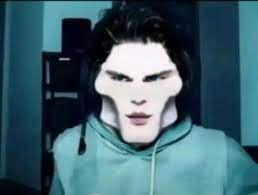
#> input picture Lab1/mogger.jpg, 258 x 195 px, found by its file name
$ python Zadanie3.6.py
#> lines starting #> are read from the running program, lines starting #| are printed output that depends on the picture
import cv2

FILENAME = 'Lab1/mogger.jpg'
WINDOW_WIDTH, WINDOW_HEIGHT = 800, 600


image = cv2.imread(FILENAME)
#> image is the input picture: shape (195, 258, 3); mean B, G, R 110.6, 100, 67.2

if image is None:
    print("Nie znaleziono obrazu")
else:
    resized = cv2.resize(image, (WINDOW_WIDTH, WINDOW_HEIGHT), interpolation=cv2.INTER_AREA)
    text = "Janek Szafir"
    position = (100, 100)
    font = cv2.FONT_HERSHEY_COMPLEX
    font_scale = 2.0
    color = (200, 0, 0)
    thickness = 1

    # Doadawanie tekstu
    output1 = resized.copy()
    cv2.putText(output1, text, position, font, font_scale, color, thickness)
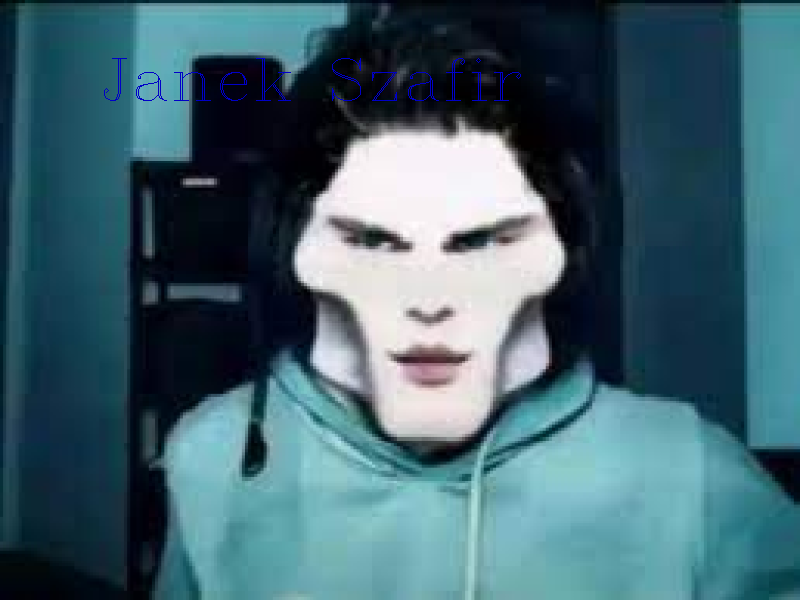
#> output1: shape (600, 800, 3); mean B, G, R 111, 99.8, 67.1
    cv2.imshow("Janek Szafir - z podpisem", output1)
    cv2.waitKey(0)
    cv2.destroyAllWindows()

    # Właściwości tekstu - zmienione
    text = "MOGGED"
    position = (100, 200)
    font = cv2.FONT_HERSHEY_COMPLEX_SMALL
    font_scale = 5.0
    color = (0, 0, 100)
    thickness = 5

    output2 = resized.copy()
    cv2.putText(output2, text, position, font, font_scale, color, thickness)
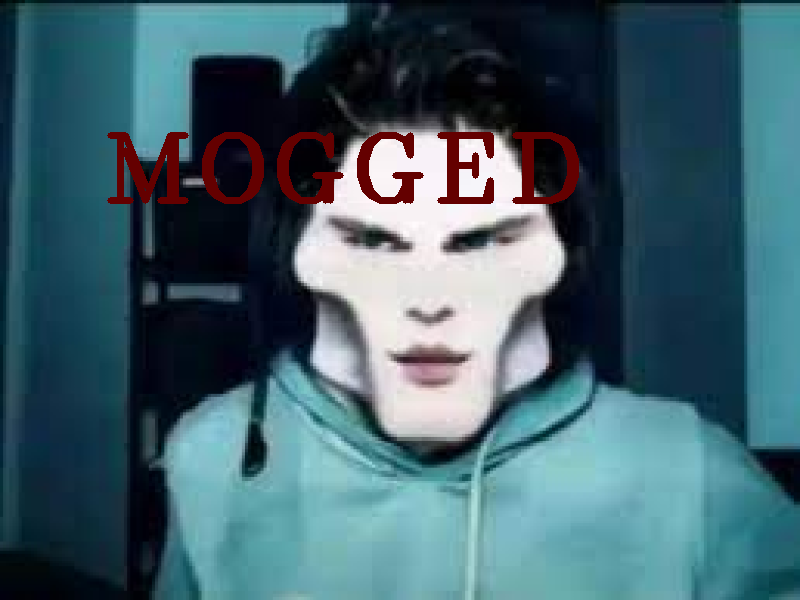
#> output2: shape (600, 800, 3); mean B, G, R 107.5, 97.2, 67.2
    cv2.imshow("Janek Szafir - z podpisem (zmienionym)", output2)
    cv2.waitKey(0)
    cv2.destroyAllWindows()

$ run again, with Lab1/blackpill.png saved as Lab1/mogger.jpg
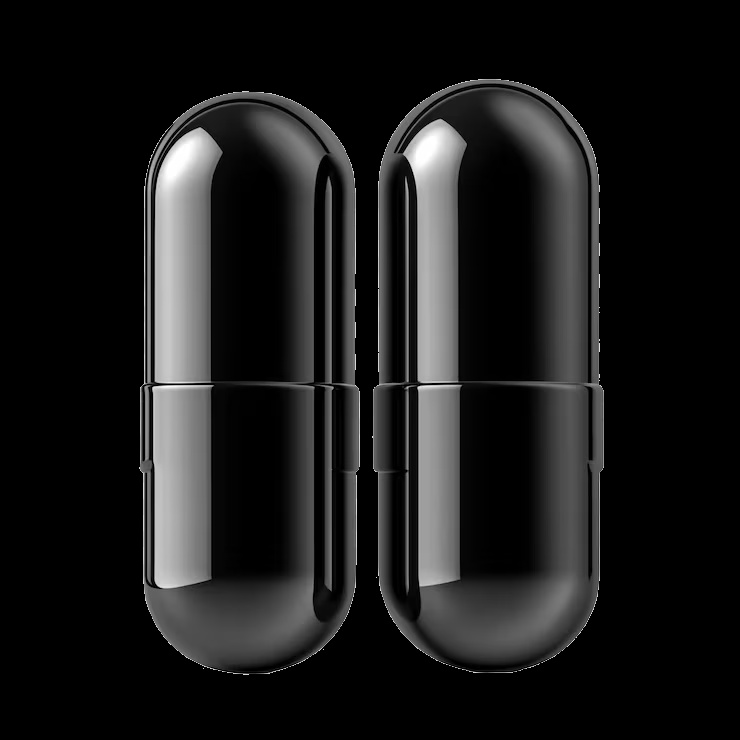
#> input picture Lab1/blackpill.png, 740 x 740 px, found by its file name
#> image is the input picture: shape (740, 740, 3); min 0, max 255, mean 26.6
#> `cv2.putText(output1, text, position, font, font_scale, color, thickness)`:
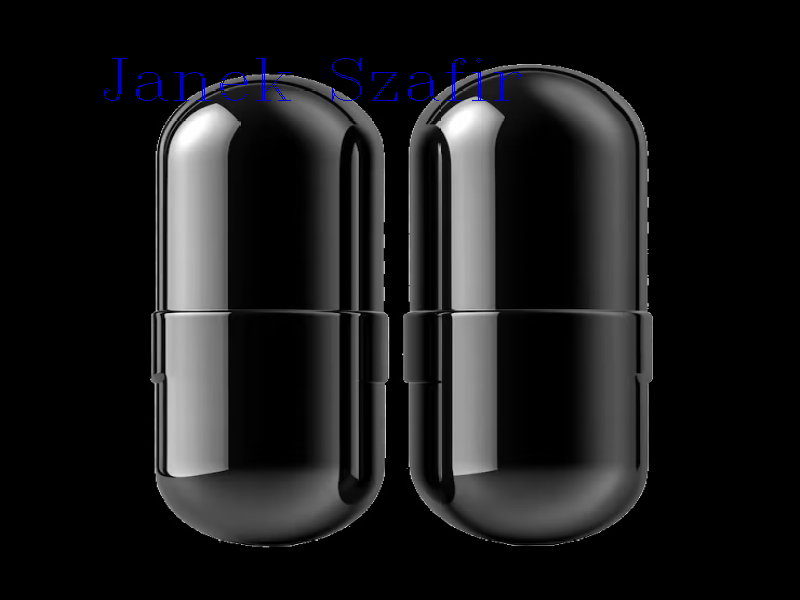
#> output1: shape (600, 800, 3); mean B, G, R 27.1, 26.4, 26.4
#> `cv2.putText(output2, text, position, font, font_scale, color, thickness)`:
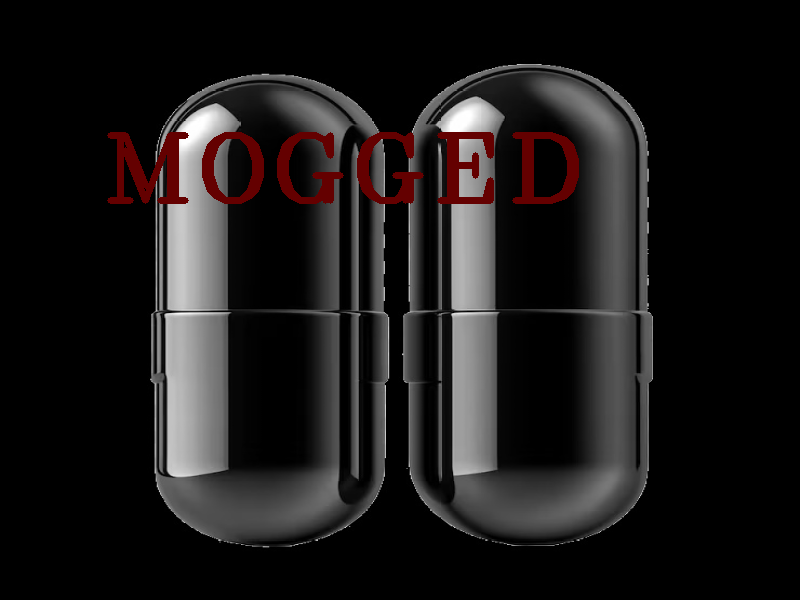
#> output2: shape (600, 800, 3); mean B, G, R 25, 25, 27.6

$ run again, with Lab1/sample1.bmp saved as Lab1/mogger.jpg
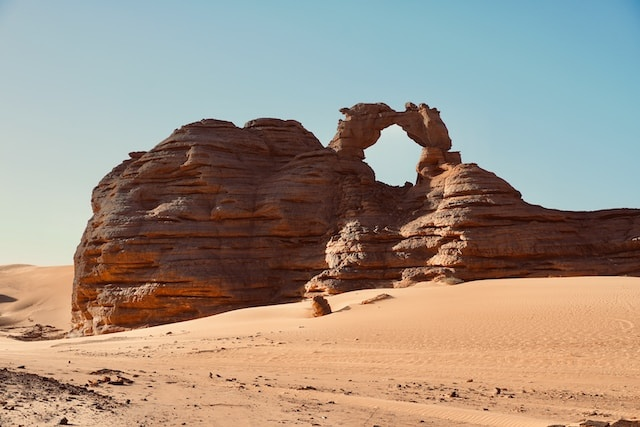
#> input picture Lab1/sample1.bmp, 640 x 427 px, found by its file name
#> image is the input picture: shape (427, 640, 3); mean B, G, R 131.5, 145, 158.8
#> `cv2.putText(output1, text, position, font, font_scale, color, thickness)`:
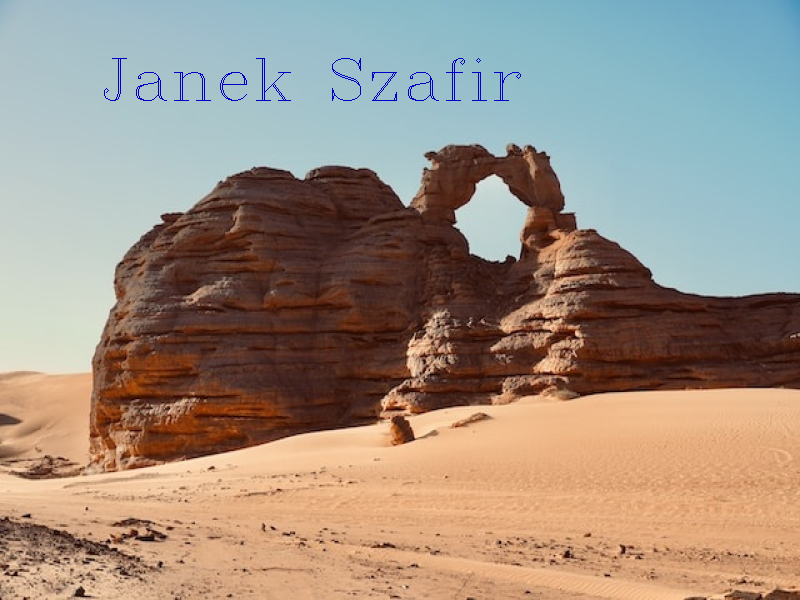
#> output1: shape (600, 800, 3); mean B, G, R 131.4, 144.3, 158.2
#> `cv2.putText(output2, text, position, font, font_scale, color, thickness)`:
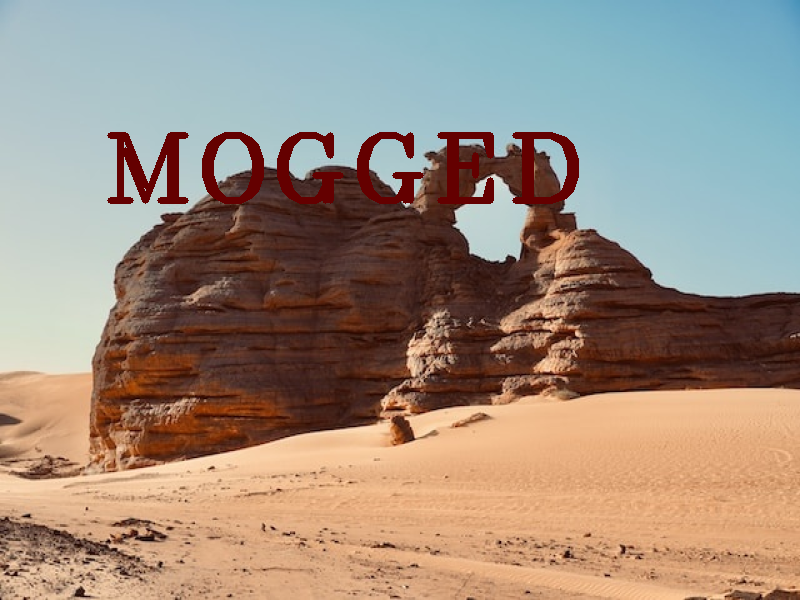
#> output2: shape (600, 800, 3); mean B, G, R 127.5, 141, 157.6
